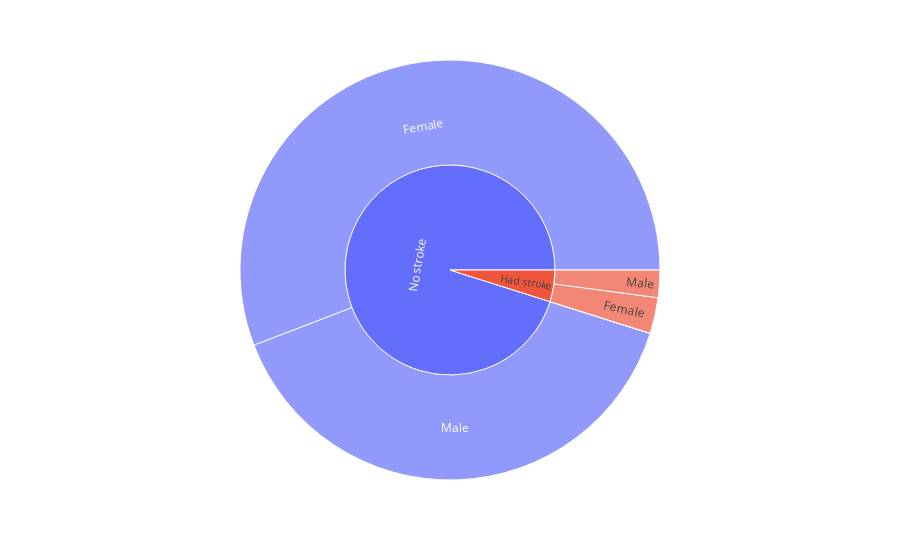

Notebook cell for this chart:
### Code cell
fig = px.sunburst(df3, path=['stroke', 'gender'])
fig.show()

### Figure 1 — Plotly figure (JSON) as saved in the notebook; plotly's stock layout.template omitted (floating-point values rounded to 4 significant figures)
{"data": [{"branchvalues": "total", "domain": {"x": [0, 1], "y": [0, 1]}, "hovertemplate": "labels=%{label}<br>count=%{value}<br>parent=%{parent}<br>id=%{id}<extra></extra>", "ids": ["Had stroke/Female", "No stroke/Female", "Had stroke/Male", "No stroke/Male", "No stroke/Other", "Had stroke", "No stroke"], "labels": ["Female", "Female", "Male", "Male", "Other", "Had stroke", "No stroke"], "name": "", "parents": ["Had stroke", "No stroke", "Had stroke", "No stroke", "No stroke", "", ""], "type": "sunburst", "values": [141, 2853, 108, 2007, 1, 249, 4861]}], "layout": {"legend": {"tracegroupgap": 0}, "margin": {"t": 60}}}
